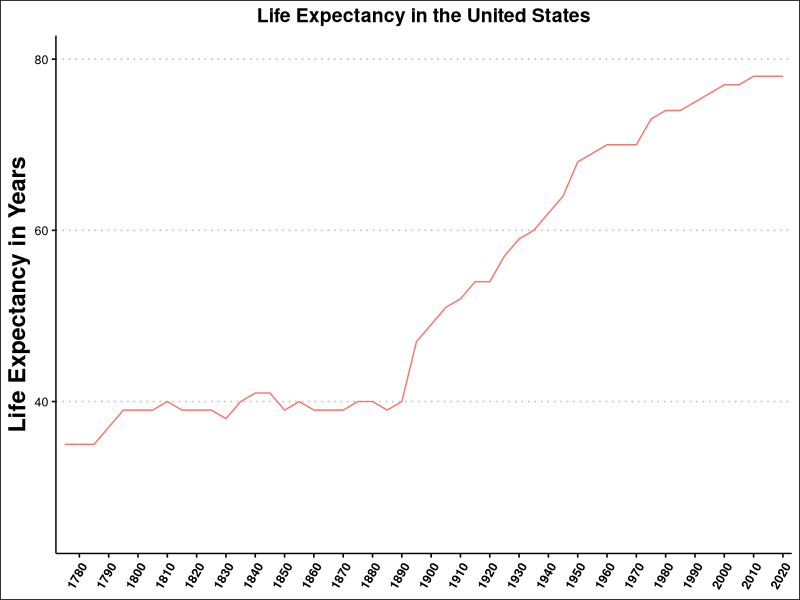
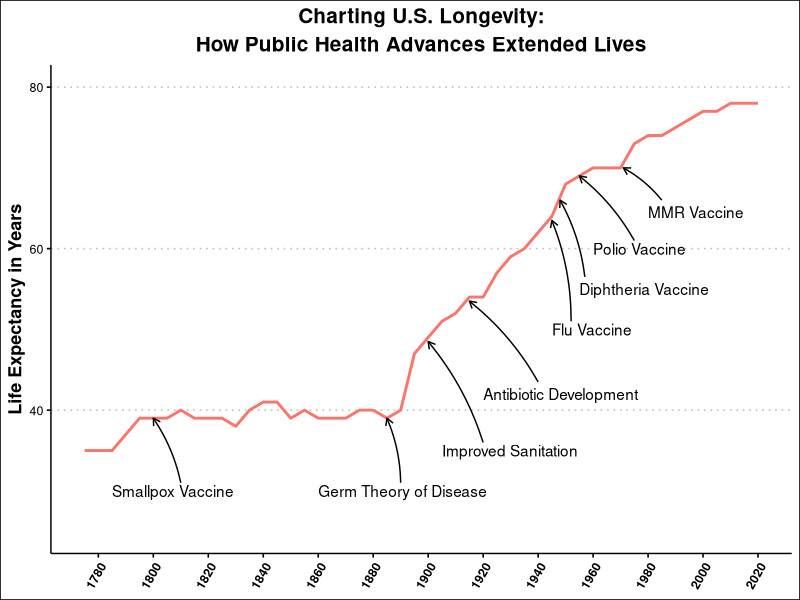

Write the R code that produced these figures, in order.
## ---- chunk 1
knitr::opts_chunk$set(echo = TRUE)
## ---- chunk 2
library(tidyverse)
library(ggthemes)
vaccine <- tribble(
  ~Year, ~Age,
  '1775',35,
  '1780', 35,
  '1785', 35,
  '1790', 37,
  '1795', 39,
  '1800', 39,
  '1805', 39,
  '1810', 40,
  '1815', 39,
  '1820', 39,
  '1825', 39,
  '1830', 38,
  '1835', 40,
  '1840', 41,
  '1845', 41,
  '1850', 39,
  '1855', 40,
  '1860', 39,
  '1865', 39,
  '1870', 39,
  '1875', 40,
  '1880', 40,
  '1885', 39,
  '1890', 40,
  '1895', 47,
  '1900', 49,
  '1905', 51,
  '1910', 52,
  '1915', 54,
  '1920', 54,
  '1925', 57,
  '1930', 59,
  '1935', 60,
  '1940', 62,
  '1945', 64,
  '1950', 68,
  '1955', 69,
  '1960', 70,
  '1965', 70,
  '1970', 70,
  '1975', 73,
  '1980', 74,
  '1985', 74,
  '1990', 75,
  '1995', 76,
  '2000', 77,
  '2005', 77,
  '2010', 78,
  '2015', 78,
  '2020', 78
)
## ---- chunk 3
vaccine_life <- vaccine

vaccine_life
## ---- chunk 4
vaccine_life <- vaccine_life %>%
  mutate(Year = as.numeric(Year))
## ---- chunk 5
glimpse(vaccine_life)
## ---- chunk 6
ggplot(vaccine_life, aes(y = Age, x = factor(Year), group = 1, color = "red")) +
  geom_line() +
  theme_clean() +
  ggtitle("Life Expectancy in the United States") +
  theme(axis.text.x = element_text(angle = 60, hjust = 1, face = "bold")) +
  theme(axis.title.y = element_text(size = 17, face = "bold")) +
  theme(plot.title = element_text(hjust = 0.5, lineheight = 0.9)) +
  theme(plot.title = element_text(face = "bold", size = 14)) +
  theme(axis.title.x = element_blank()) +
  theme(legend.position = "none") +  # Remove the legend
  scale_y_continuous(limits = c(25, 80)) +
  labs(y = "Life Expectancy in Years") +
  theme(plot.subtitle = element_text(hjust = 0.5)) +
  scale_x_discrete(breaks = seq(1780, 2020, by = 10)) # Set breaks for 10-year intervals
## ---- chunk 7
ggplot(vaccine_life, aes(y = Age, x = Year, group = 1, color = "red"))+
 geom_line(size = 1)+
  theme_clean()+
  ggtitle("Charting U.S. Longevity:")+
  theme(axis.text.x=element_text(angle=60, hjust=1, face = "bold"))+
  theme(axis.title.y=element_text(size=13,face="bold"))+
  theme(plot.title = element_text(hjust = 0.5, lineheight = 0.9))+
  theme(plot.title = element_text(face = "bold", size = 15))+
  theme(axis.title.x = element_blank())+
   theme(legend.position = "none") +  # Remove the legend
  scale_y_continuous(limits=c(25,80))+
  labs(y = "Life Expectancy in Years")+
  theme(plot.subtitle = element_text(hjust=0.5))+
  
  annotate(geom = "curve", x = 1810, y= 31, xend = 1800, yend = 39, curvature = .1, arrow = arrow(length = unit(2,"mm")))+
  annotate(geom = "text", x = 1785, y = 30, label = "Smallpox Vaccine", hjust = "left")+
  
  annotate(geom = "curve", x = 1952, y= 51, xend = 1945, yend = 63.5, curvature = .1, arrow = arrow(length = unit(2,"mm")))+
  annotate(geom = "text", x = 1945, y = 50, label = "Flu Vaccine", hjust = "left")+
  
  annotate(geom = "curve", x = 1975, y= 61, xend = 1955, yend = 69, curvature = .1, arrow = arrow(length = unit(2,"mm")))+
  annotate(geom = "text", x = 1960, y = 60, label = "Polio Vaccine", hjust = "left")+
  
  annotate(geom = "curve", x = 1985, y= 66, xend = 1971, yend = 70, curvature = .1, arrow = arrow(length = unit(2,"mm")))+
  annotate(geom = "text", x = 1980, y = 64.5, label = "MMR Vaccine", hjust = "left")+
  
  annotate(geom = "curve", x = 1957, y= 56.5, xend = 1948, yend = 66, curvature = .1, arrow = arrow(length = unit(2,"mm")))+
  annotate(geom = "text", x = 1955, y = 55, label = "Diphtheria Vaccine", hjust = "left")+
  
  annotate(geom = "curve", x = 1890, y= 31, xend = 1885, yend = 39, curvature = .1, arrow = arrow(length = unit(2,"mm")))+
  annotate(geom = "text", x = 1860, y = 30, label = "Germ Theory of Disease", hjust = "left")+
  
  annotate(geom = "curve", x = 1940, y= 43.5, xend = 1915, yend = 53.5, curvature = .1, arrow = arrow(length = unit(2,"mm")))+
  annotate(geom = "text", x = 1920, y = 42, label = "Antibiotic Development", hjust = "left")+
  
  annotate(geom = "curve", x = 1920, y= 36, xend = 1900, yend = 48.5, curvature = .1, arrow = arrow(length = unit(2,"mm")))+
  annotate(geom = "text", x = 1905, y = 35, label = "Improved Sanitation", hjust = "left")+
  
  labs(subtitle = "How Public Health Advances Extended Lives")+
  theme(plot.subtitle = element_text(face = "bold", size = 15))+
  scale_x_continuous(breaks = seq(1780, 2020, by = 20)) # Add this line for 10-year intervals
